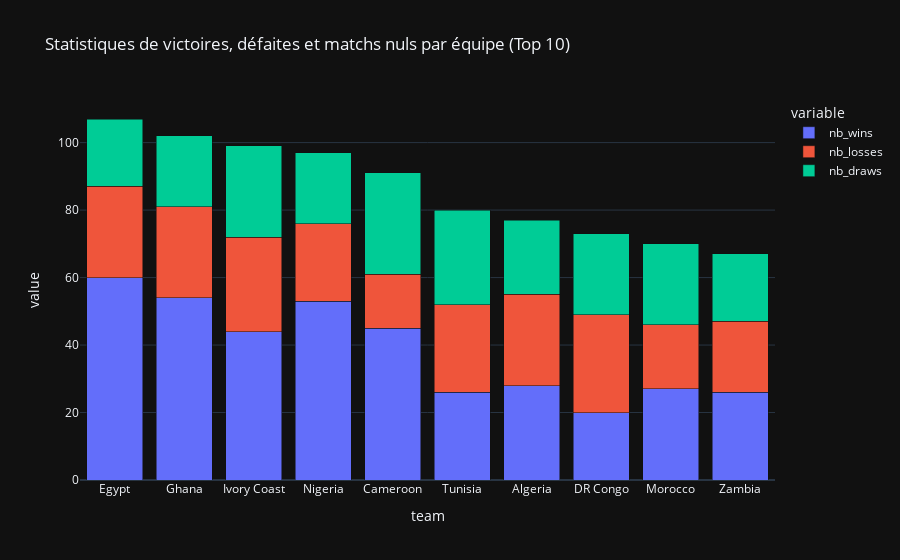

Notebook cell for this chart:
### Markdown cell above
Je vais tracer un graphique à barres empilées pour les 10 équipes ayant le plus de victoires. Ce graphique comportera les statistiques de victoires, défaites et nuls.

### Code cell
top_10_teams = df_summary.sort_values(by='nb_games', ascending=False).head(10)

fig = px.bar(top_10_teams, x='team', y=['nb_wins', 'nb_losses', 'nb_draws'],
             title='Statistiques de victoires, défaites et matchs nuls par équipe (Top 10)',
             barmode='stack')
fig.show()

### Figure 1 — Plotly figure (JSON) as saved in the notebook; plotly's stock layout.template omitted (floating-point values rounded to 4 significant figures)
{"data": [{"alignmentgroup": "True", "hovertemplate": "variable=nb_wins<br>team=%{x}<br>value=%{y}<extra></extra>", "legendgroup": "nb_wins", "marker": {"color": "#636efa", "pattern": {"shape": ""}}, "name": "nb_wins", "offsetgroup": "nb_wins", "orientation": "v", "showlegend": true, "textposition": "auto", "x": ["Egypt", "Ghana", "Ivory Coast", "Nigeria", "Cameroon", "Tunisia", "Algeria", "DR Congo", "Morocco", "Zambia"], "xaxis": "x", "y": [60, 54, 44, 53, 45, 26, 28, 20, 27, 26], "yaxis": "y", "type": "bar"}, {"alignmentgroup": "True", "hovertemplate": "variable=nb_losses<br>team=%{x}<br>value=%{y}<extra></extra>", "legendgroup": "nb_losses", "marker": {"color": "#EF553B", "pattern": {"shape": ""}}, "name": "nb_losses", "offsetgroup": "nb_losses", "orientation": "v", "showlegend": true, "textposition": "auto", "x": ["Egypt", "Ghana", "Ivory Coast", "Nigeria", "Cameroon", "Tunisia", "Algeria", "DR Congo", "Morocco", "Zambia"], "xaxis": "x", "y": [27, 27, 28, 23, 16, 26, 27, 29, 19, 21], "yaxis": "y", "type": "bar"}, {"alignmentgroup": "True", "hovertemplate": "variable=nb_draws<br>team=%{x}<br>value=%{y}<extra></extra>", "legendgroup": "nb_draws", "marker": {"color": "#00cc96", "pattern": {"shape": ""}}, "name": "nb_draws", "offsetgroup": "nb_draws", "orientation": "v", "showlegend": true, "textposition": "auto", "x": ["Egypt", "Ghana", "Ivory Coast", "Nigeria", "Cameroon", "Tunisia", "Algeria", "DR Congo", "Morocco", "Zambia"], "xaxis": "x", "y": [20, 21, 27, 21, 30, 28, 22, 24, 24, 20], "yaxis": "y", "type": "bar"}], "layout": {"xaxis": {"anchor": "y", "domain": [0.0, 1.0], "title": {"text": "team"}}, "yaxis": {"anchor": "x", "domain": [0.0, 1.0], "title": {"text": "value"}}, "legend": {"title": {"text": "variable"}, "tracegroupgap": 0}, "title": {"text": "Statistiques de victoires, défaites et matchs nuls par équipe (Top 10)"}, "barmode": "stack"}}
